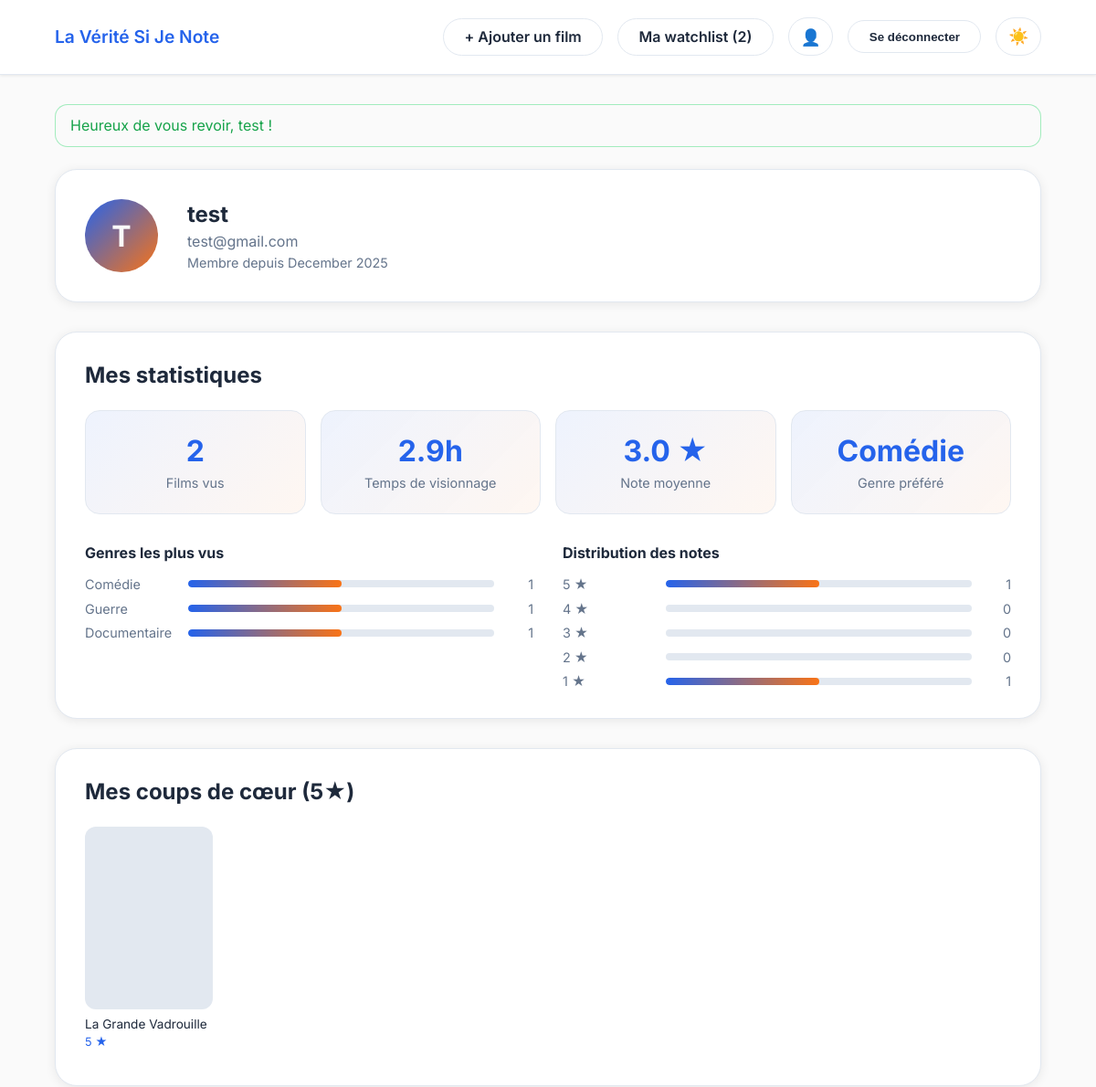
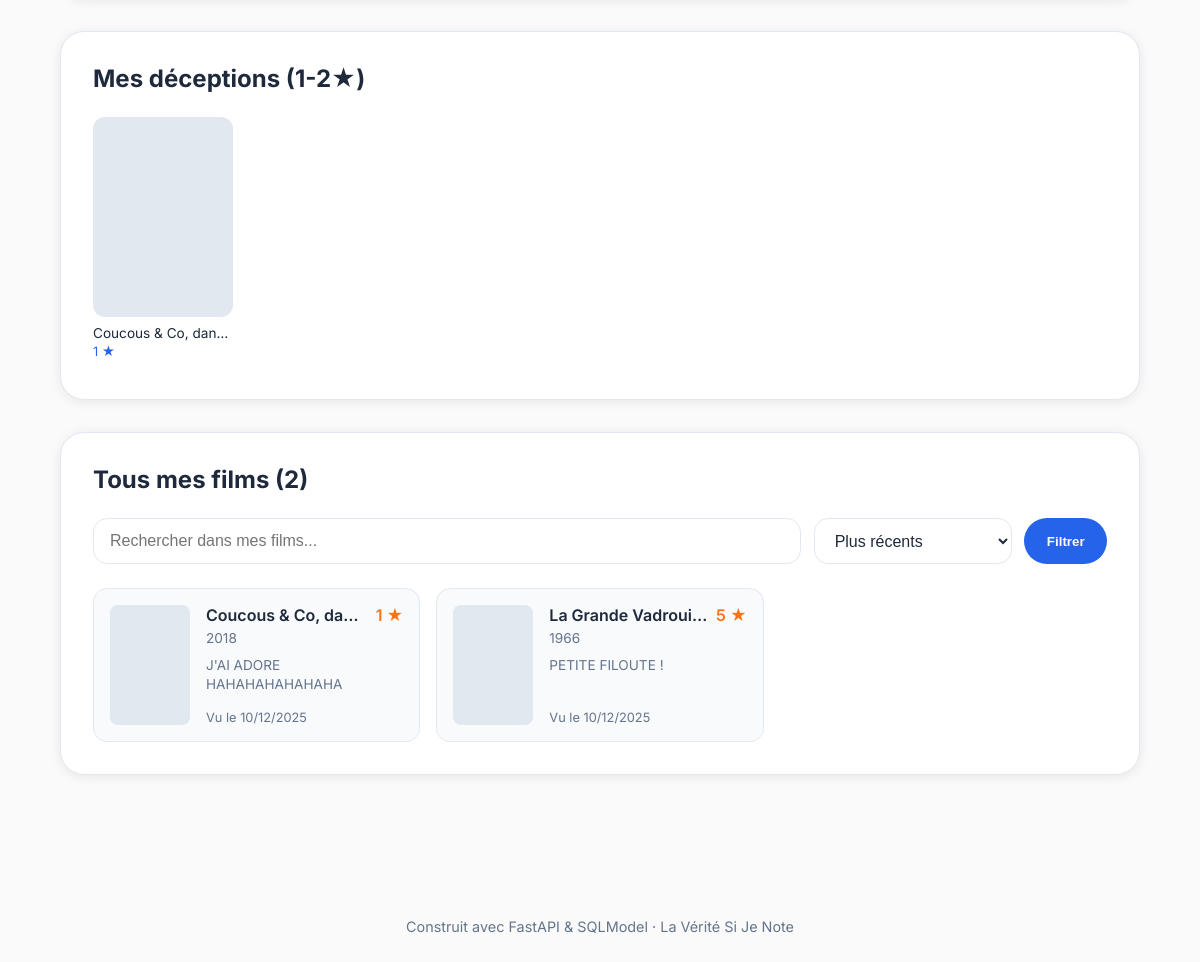
Page /profil (signed in) on the committed database (2 pictures, top to bottom).
### app/models.py (models this page shows)
class TimestampedModel(SQLModel, table=False):
    created_at: datetime = Field(default_factory=datetime.utcnow, nullable=False)
    updated_at: datetime = Field(default_factory=datetime.utcnow, nullable=False)

class User(TimestampedModel, table=True):
    id: Optional[int] = Field(default=None, primary_key=True)
    username: str = Field(
        sa_column=Column("username", String(80), unique=True, index=True, nullable=False)
    )
    email: str = Field(
        sa_column=Column("email", String(255), unique=True, index=True, nullable=False)
    )
    hashed_password: str = Field(nullable=False)
    bio: Optional[str] = Field(default=None, max_length=500)
    reviews: list["Review"] = Relationship(
        sa_relationship=relationship("Review", back_populates="user")
    )
    watchlist_items: list["WatchlistItem"] = Relationship(
        sa_relationship=relationship(
            "WatchlistItem",
            back_populates="user",
            cascade="all, delete-orphan",
        )
    )

class Tag(SQLModel, table=True):
    id: Optional[int] = Field(default=None, primary_key=True)
    name: str = Field(sa_column=Column(String(80), unique=True, index=True, nullable=False))
    films: list["Film"] = Relationship(
        sa_relationship=relationship(
            "Film",
            secondary=FilmTagLink.__table__,
            back_populates="tags",
        )
    )

class Review(TimestampedModel, table=True):
    __table_args__ = (UniqueConstraint("user_id", "film_id", name="uq_review_user_film"),)
    id: Optional[int] = Field(default=None, primary_key=True)
    rating: int = Field(ge=1, le=5, nullable=False)
    comment: Optional[str] = Field(default=None, max_length=2000)
    user_id: int = Field(foreign_key="user.id", nullable=False)
    film_id: int = Field(foreign_key="film.id", nullable=False, index=True)
    user: Optional[User] = Relationship(
        sa_relationship=relationship("User", back_populates="reviews")
    )
    film: Optional[Film] = Relationship(
        sa_relationship=relationship("Film", back_populates="reviews")
    )

class Film(TimestampedModel, table=True):
    id: Optional[int] = Field(default=None, primary_key=True)
    external_id: Optional[str] = Field(default=None, index=True)
    title: str
    overview: Optional[str] = Field(default=None)
    release_year: Optional[int] = Field(default=None, index=True)
    poster_url: Optional[str] = Field(default=None)
    backdrop_url: Optional[str] = Field(default=None)
    runtime_minutes: Optional[int] = Field(default=None)
    director: Optional[str] = Field(default=None)
    country: Optional[str] = Field(default=None)
    tags: list[Tag] = Relationship(
        sa_relationship=relationship(
            "Tag",
            secondary=FilmTagLink.__table__,
            back_populates="films",
        )
    )
    reviews: list["Review"] = Relationship(
        sa_relationship=relationship("Review", back_populates="film")
    )
    watchlist_items: list["WatchlistItem"] = Relationship(
        sa_relationship=relationship(
            "WatchlistItem",
            back_populates="film",
            cascade="all, delete-orphan",
        )
    )

### app/routers/profil.py (the view)
@router.get("")
def profile_page(
    request: Request,
    q: Optional[str] = None,
    sort: str = Query(default="recent"),
    session: Session = Depends(get_session),
    current_user: User = Depends(require_user),
):
    stats = get_user_stats(session, current_user)
    reviews = get_user_reviews(session, current_user, search=q, sort=sort)
    top_rated = [r for r in reviews if r.rating == 5][:6]
    lowest_rated = [r for r in reviews if r.rating <= 2][:6]
    watchlist = fetch_watchlist(session, current_user)
    return templates.TemplateResponse(
        "profil/index.html",
        template_context(
            request,
            current_user=current_user,
            watchlist=watchlist,
            watchlist_ids={f.id for f in watchlist},
            stats=stats,
            reviews=reviews,
            top_rated=top_rated,
            lowest_rated=lowest_rated,
            search_query=q or "",
            current_sort=sort,
        ),
    )

### app/templates/profil/index.html (shortened to what this page needs)
{% extends "base.html" %}
{% block content %}
<div class="profil-page">
    <section class="profil-header">
        <div class="profil-avatar">
            <span>{{ current_user.username[0]|upper }}</span>
        </div>
        <div class="profil-info">
            <h1>{{ current_user.username }}</h1>
            <p class="profil-email">{{ current_user.email }}</p>
            <p class="profil-since">Membre depuis {{ current_user.created_at.strftime('%B %Y') }}</p>
        </div>
    </section>
    <section class="profil-stats">
        <h2>Mes statistiques</h2>
        <div class="stats-grid">
            <div class="stat-card">
                <span class="stat-value">{{ stats.total_films }}</span>
                <span class="stat-label">Films vus</span>
            </div>
            <div class="stat-card">
                <span class="stat-value">{% if stats.total_hours >= 24 %}{{ (stats.total_hours / 24)|round(1) }}j{% else
                    %}{{ stats.total_hours }}h{% endif %}</span>
                <span class="stat-label">Temps de visionnage</span>
            </div>
            <div class="stat-card">
                <span class="stat-value">{% if stats.avg_rating %}{{ stats.avg_rating }} ★{% else %}-{% endif %}</span>
                <span class="stat-label">Note moyenne</span>
            </div>
            <div class="stat-card">
                <span class="stat-value">{{ stats.favorite_genre or '-' }}</span>
                <span class="stat-label">Genre préféré</span>
            </div>
        </div>
        {% if stats.genre_counts %}
        <div class="stats-details">
            <div class="stat-section">
                <h3>Genres les plus vus</h3>
                <div class="genre-bars">
                    {% for genre, count in stats.genre_counts %}
                    <div class="genre-bar-item">
                        <span class="genre-name">{{ genre }}</span>
                        <div class="genre-bar">
                            <div class="genre-bar-fill" style="width: {{ (count / stats.total_films * 100)|int }}%">
                            </div>
                        </div>
                        <span class="genre-count">{{ count }}</span>
                    </div>
                    {% endfor %}
                </div>
            </div>
            <div class="stat-section">
                <h3>Distribution des notes</h3>
                <div class="rating-bars">
                    {% for rating in [5, 4, 3, 2, 1] %}
                    <div class="rating-bar-item">
                        <span class="rating-label">{{ rating }} ★</span>
                        <div class="rating-bar">
                            <div class="rating-bar-fill"
                                style="width: {{ (stats.rating_distribution[rating] / stats.total_films * 100)|int if stats.total_films else 0 }}%">
                            </div>
                        </div>
                        <span class="rating-count">{{ stats.rating_distribution[rating] }}</span>
                    </div>
                    {% endfor %}
                </div>
            </div>
        </div>
        {% endif %}
    </section>
    {% if top_rated %}
    <section class="profil-section">
        <h2>Mes coups de cœur (5★)</h2>
        <div class="profil-films-row">
            {% for review in top_rated %}
            <a href="/films/{{ review.film.id }}" class="profil-film-card">
                <div class="profil-film-poster" style="background-image: url('{{ review.film.poster_url or '' }}');">
                </div>
                <div class="profil-film-info">
                    <span class="profil-film-title">{{ review.film.title }}</span>
                    <span class="profil-film-rating">{{ review.rating }} ★</span>
                </div>
            </a>
            {% endfor %}
        </div>
    </section>
    {% endif %}
    {% if lowest_rated %}
    <section class="profil-section">
        <h2>Mes déceptions (1-2★)</h2>
        <div class="profil-films-row">
            {% for review in lowest_rated %}
            <a href="/films/{{ review.film.id }}" class="profil-film-card">
                <div class="profil-film-poster" style="background-image: url('{{ review.film.poster_url or '' }}');">
                </div>
                <div class="profil-film-info">
                    <span class="profil-film-title">{{ review.film.title }}</span>
                    <span class="profil-film-rating">{{ review.rating }} ★</span>
                </div>
            </a>
            {% endfor %}
        </div>
    </section>
    {% endif %}
    <section class="profil-section">
        <h2>Tous mes films ({{ reviews|length }})</h2>
        <div class="profil-filters">
            <form method="get" class="profil-search-form">
                <input type="text" name="q" value="{{ search_query }}" placeholder="Rechercher dans mes films...">
                <select name="sort">
                    <option value="recent" {% if current_sort=='recent' %}selected{% endif %}>Plus récents</option>
                </select>
                <button type="submit" class="btn">Filtrer</button>
            </form>
        </div>
        {% if reviews %}
        <div class="profil-reviews-grid">
            {% for review in reviews %}
            <article class="profil-review-card">
                <a href="/films/{{ review.film.id }}" class="profil-review-poster"
                    style="background-image: url('{{ review.film.poster_url or '' }}');"></a>
                <div class="profil-review-content">
                    <div class="profil-review-header">
                        <a href="/films/{{ review.film.id }}" class="profil-review-title">{{ review.film.title }}</a>
                        <span class="profil-review-rating">{{ review.rating }} ★</span>
                    </div>
                    {% if review.film.release_year %}
                    <span class="profil-review-year">{{ review.film.release_year }}</span>
                    {% endif %}
                    {% if review.comment %}
                    <p class="profil-review-comment">{{ review.comment[:100] }}</p>
                    {% endif %}
                    <span class="profil-review-date">Vu le {{ review.created_at.strftime('%d/%m/%Y') }}</span>
                </div>
            </article>
            {% endfor %}
        </div>
        {% endif %}
    </section>
</div>
{% endblock %}

### app/templates/base.html (shortened to what this page needs)
<!DOCTYPE html>
<html lang="fr">
<head>
    <link rel="stylesheet" href="{{ url_for('static', path='css/style.css') }}">
</head>
<body>
    <header class="app-header">
        <div class="brand">
            <a href="/films">{{ settings.app_name }}</a>
        </div>
        <nav>
            {% if current_user %}
            <a class="btn ghost" href="/tmdb/search">+ Ajouter un film</a>
            <a class="btn ghost" href="/watchlist">Ma watchlist ({{ watchlist|length }})</a>
            <a class="btn ghost icon-btn" href="/profil" title="Mon profil">👤</a>
            <form action="/logout" method="post">
                <button type="submit" class="btn ghost">Se déconnecter</button>
            </form>
            {% else %}
            <a class="btn ghost" href="/login">Connexion</a>
            <a class="btn" href="/register">Inscription</a>
            {% endif %}
            <button id="theme-toggle" class="btn ghost icon-btn" title="Changer le thème">
                <span class="theme-icon-light">☀️</span>
            </button>
        </nav>
    </header>
    <main>
        {% if messages %}
        <div class="flash-wrapper">
            {% for msg in messages %}
            <div class="flash {{ msg.category }}">{{ msg.message }}</div>
            {% endfor %}
        </div>
        {% endif %}
        {% block content %}{% endblock %}
    </main>
    <footer>
        <p>Construit avec FastAPI & SQLModel · {{ settings.app_name }}</p>
    </footer>
</body>
</html>

### rows in the picture
User: username "T", username "test", email "test@gmail.com", created_at "December 2025"
Tag: name "Comédie", {{ (count / stats.total_films * 100)|int }} 50 (drawn), id "1"
Tag: name "Guerre", {{ (count / stats.total_films * 100)|int }} 50 (drawn), count "1"
Tag: name "Documentaire", {{ (count / stats.total_films * 100)|int }} 50 (drawn), count "1"
Review: film "La Grande Vadrouille", rating "5", film "La Grande…", film.release_year "1966", comment "PETITE FILOUTE !", created_at "10/12/2025"
Review: film "Coucous & Co, dan…", rating "1", film "Coucous & Co, da…", film.release_year "2018", comment "J'AI ADORE HAHAHAHAHAHAHA", created_at "10/12/2025"

### other values in the picture
{{ settings.app_name }} "La Vérité Si Je Note"
{{ watchlist|length }} "2"
{{ msg.message }} "Heureux de vous revoir, test !"
{{ stats.total_films }} "2"
{{ stats.total_hours }} "2.9"
{{ stats.avg_rating }} "3.0"
{{ rating }} "5" "4" "3" "2" "1"
{{ stats.rating_distribution[rating] }} "1" "0" "0" "0" "1"
{{ reviews|length }} "2"
